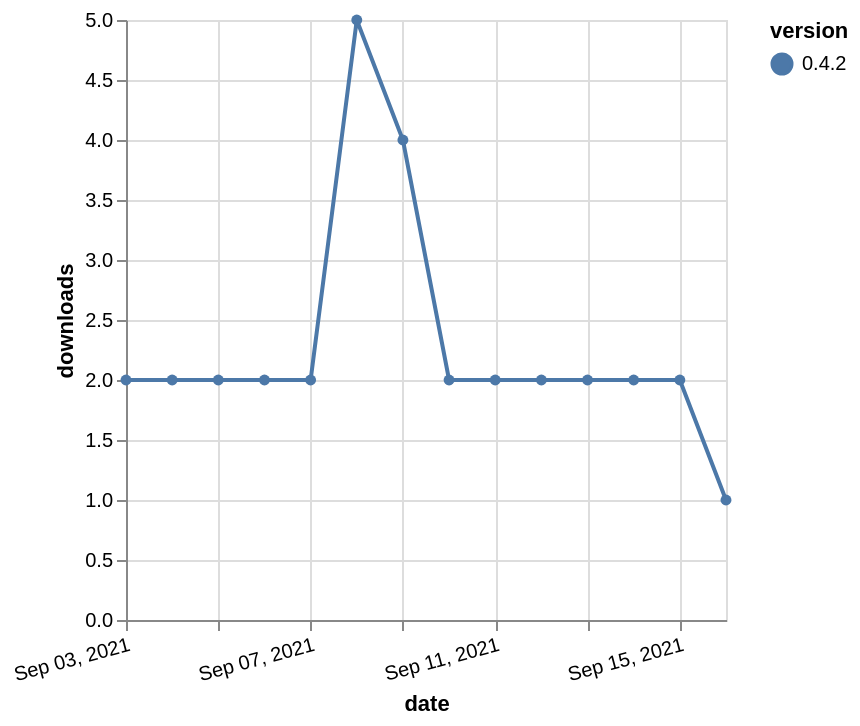

The specification (Vega-Lite) saved for this image:
### Vega-Lite specification from a JSON file in a GitHub repository (floating-point values rounded to 4 significant figures)
{"$schema": "https://vega.github.io/schema/vega-lite/v5.json", "description": "A simple bar chart with embedded data.", "data": {"values": [{"date": "2021-09-03", "total": 1067, "delta": 2, "version": "0.4.2"}, {"date": "2021-09-04", "total": 1069, "delta": 2, "version": "0.4.2"}, {"date": "2021-09-05", "total": 1071, "delta": 2, "version": "0.4.2"}, {"date": "2021-09-06", "total": 1073, "delta": 2, "version": "0.4.2"}, {"date": "2021-09-07", "total": 1075, "delta": 2, "version": "0.4.2"}, {"date": "2021-09-08", "total": 1080, "delta": 5, "version": "0.4.2"}, {"date": "2021-09-09", "total": 1084, "delta": 4, "version": "0.4.2"}, {"date": "2021-09-10", "total": 1086, "delta": 2, "version": "0.4.2"}, {"date": "2021-09-11", "total": 1088, "delta": 2, "version": "0.4.2"}, {"date": "2021-09-12", "total": 1090, "delta": 2, "version": "0.4.2"}, {"date": "2021-09-13", "total": 1092, "delta": 2, "version": "0.4.2"}, {"date": "2021-09-14", "total": 1094, "delta": 2, "version": "0.4.2"}, {"date": "2021-09-15", "total": 1096, "delta": 2, "version": "0.4.2"}, {"date": "2021-09-16", "total": 1097, "delta": 1, "version": "0.4.2"}]}, "width": "container", "mark": {"type": "line", "point": {"filled": true}}, "encoding": {"x": {"field": "date", "type": "temporal", "timeUnit": "yearmonthdate", "title": "date", "axis": {"labelAngle": -15}}, "y": {"field": "delta", "type": "quantitative", "title": "downloads"}, "color": {"field": "version", "type": "nominal"}, "tooltip": {"field": "delta"}}}
